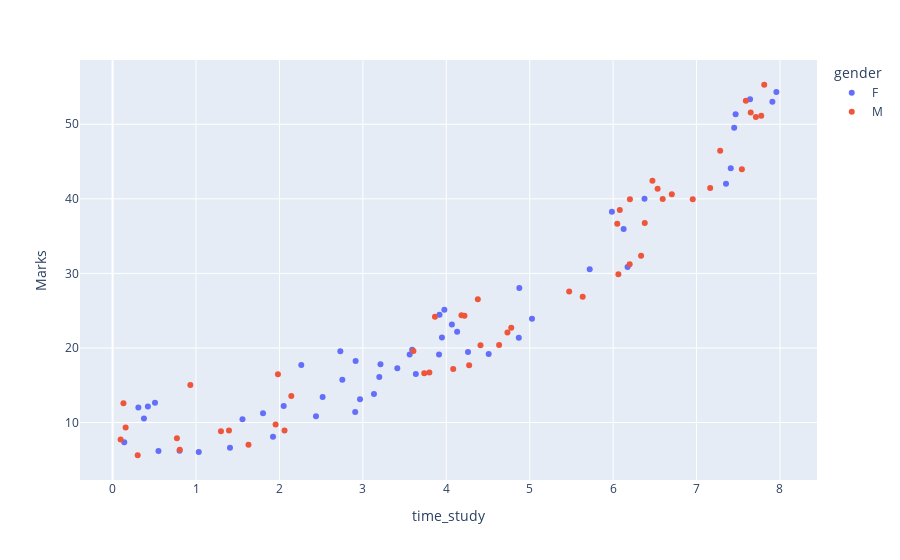

The notebook cell this image was saved under:
### Code cell
fig = px.scatter(student , x = 'time_study', y ='Marks' ,
                 color='gender' ) 

fig.show()
